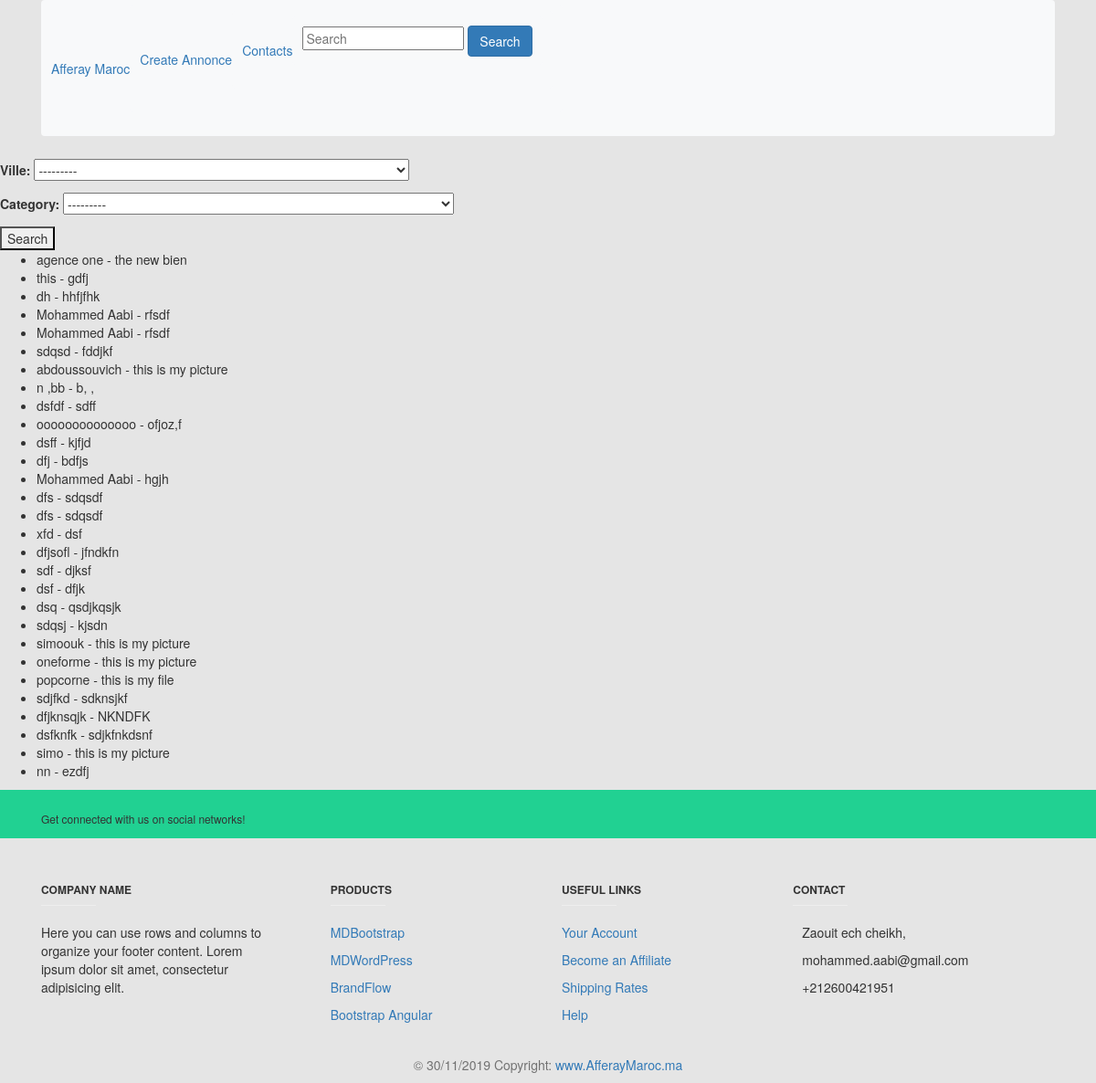
/Product/Filter/, run on the app's committed database.
### Product/models.py (models this page shows, shortened)
class Product(models.Model):
	CATEGORY =  (('','_______________________Voiture _______________________'),
				 ('Citroen','Citroen'),
				 ('Cat cat','Cat cat'),
				 ('Renault 19','Renault 19'),)
	Ville   = (('','_______________________Ville _______________________'),
		       ('Agadir','Agadir'),
		       ('Rabat','Rabat'),
		       ('Casablanca','Casablanca'),
		       ('Tanger','Tanger'),
		      )
	Nom_Produit              =models.CharField(max_length=200,blank=True,null=True)
	Description      =models.TextField(blank=True,null=True)
	Category         =models.CharField(max_length=600,choices=CATEGORY)
	Ville            =models.CharField(max_length=600,choices=Ville)
	Created          =models.DateTimeField(auto_now_add=True)
	updated_at       =models.DateTimeField(auto_now=True)
	slug             =models.SlugField(null=True,blank=True)
	Price            =models.CharField(max_length=200,blank=True,null=True)
	Nom_Annonceur    =models.CharField(max_length=200,blank=True,null=True)
	phone_Number     =models.PositiveIntegerField(default=0)
	class Meta:
	    ordering = ['-Created']

### Product/views.py (the view)
# urls.py: path(r'Filter/', views.Filter, name='Filter'),
def Filter(request):
    product_list = Product.objects.all()
    user_filter = UserFilter(request.GET, queryset=product_list)
    return render(request, 'Product/p_list.html', {'filter': user_filter})

### Product/templates/Product/p_list.html
{% extends 'Product/base.html' %}
{% block slider %}
  <form method="get">
    {{ filter.form.as_p }}
    <button type="submit">Search</button>
  </form>
  <ul>
  {% for user in filter.qs %}
    <li>{{ user.Nom_Produit }} - {{ user.Description }}</li>
  {% empty %}
   <li> Not existe that product </li>
  {% endfor %}
  </ul>
{% endblock %}

### Product/templates/Product/base.html (shortened to what this page needs)
{% load  staticfiles %}
{% load crispy_forms_tags %}
{% load static %}
<!DOCTYPE html>
<html>
<head>
    <link rel="stylesheet" href="https://stackpath.bootstrapcdn.com/bootstrap/4.4.1/css/bootstrap.min.css">
      <link href="{% static 'css/bootstrap.min.css' %}" rel="stylesheet">
      <link href="{% static 'css/cropper.min.css' %}" rel="stylesheet">
</head>
<body   style="background:rgba(0,0,0,0.1);">
    <div class="container">
      <nav class="navbar navbar-expand-lg navbar-light bg-light">
          <a  href="{% url "Homepage" %}">Afferay Maroc</a>
           <nav class="navbar navbar-expand-lg navbar-light bg-light">
          <a  href="{% url "Createproduct" %}">Create Annonce</a>
           <nav class="navbar navbar-expand-lg navbar-light bg-light">
          <a  href="{% url "contacts_view" %}">Contacts</a>
                    <nav class="navbar navbar-expand-lg navbar-light bg-light">
          <div style="float: right;">
            <form method='GET' action=''>
                <input type='text' name='q' placeholder='Search' value='{{ request.GET.q }}'/>
                <input class="btn btn-primary" type='submit' value='Search' />
            </form>
          </div>
      </nav>
    </div>
    <div class="mt-2">
      {% block slider %}
      {% endblock%}
    </div>
    <div class=" mx-1 row">
        <div class="col-sm-12">
          <div class="row">
            <div class="col-sm-1">
            </div>
            <div class="col-sm-10">
            </div>
            <div class="col-sm-1">
            </div>
          </div>
        </div>
    </div>
      {% include "Product/footer.html" %}
</body>

### Product/templates/Product/footer.html (shortened to what this page needs)
<footer class="page-footer font-small blue-grey lighten-5">
  <div style="background-color: #21d192;">
    <div class="container">
      <div class="row py-4 d-flex align-items-center">
        <div class="col-md-6 col-lg-5 text-center text-md-left mb-4 mb-md-0">
          <h6 class="mb-0">Get connected with us on social networks!</h6>
        </div>
        <div class="col-md-6 col-lg-7 text-center text-md-right">
          <a class="fb-ic">
          </a>
          <a class="tw-ic">
          </a>
          <a class="gplus-ic">
          </a>
          <a class="li-ic">
          </a>
        </div>
      </div>
    </div>
  </div>
  <div class="container text-center text-md-left mt-5">
    <div class="row mt-3 dark-grey-text">
      <div class="col-md-3 col-lg-4 col-xl-3 mb-4">
        <h6 class="text-uppercase font-weight-bold">Company name</h6>
        <hr class="teal accent-3 mb-4 mt-0 d-inline-block mx-auto" style="width: 60px;">
        <p>Here you can use rows and columns to organize your footer content. Lorem ipsum dolor sit amet,
          consectetur
          adipisicing elit.</p>
      </div>
      <div class="col-md-2 col-lg-2 col-xl-2 mx-auto mb-4">
        <h6 class="text-uppercase font-weight-bold">Products</h6>
        <hr class="teal accent-3 mb-4 mt-0 d-inline-block mx-auto" style="width: 60px;">
        <p>
          <a class="dark-grey-text" href="#!">MDBootstrap</a>
        </p>
        <p>
          <a class="dark-grey-text" href="#!">MDWordPress</a>
        </p>
        <p>
          <a class="dark-grey-text" href="#!">BrandFlow</a>
        </p>
        <p>
          <a class="dark-grey-text" href="#!">Bootstrap Angular</a>
        </p>
      </div>
      <div class="col-md-3 col-lg-2 col-xl-2 mx-auto mb-4">
        <h6 class="text-uppercase font-weight-bold">Useful links</h6>
        <hr class="teal accent-3 mb-4 mt-0 d-inline-block mx-auto" style="width: 60px;">
        <p>
          <a class="dark-grey-text" href="#!">Your Account</a>
        </p>
        <p>
          <a class="dark-grey-text" href="#!">Become an Affiliate</a>
        </p>
        <p>
          <a class="dark-grey-text" href="#!">Shipping Rates</a>
        </p>
        <p>
          <a class="dark-grey-text" href="#!">Help</a>
        </p>
      </div>
      <div class="col-md-4 col-lg-3 col-xl-3 mx-auto mb-md-0 mb-4">
        <h6 class="text-uppercase font-weight-bold">Contact</h6>
        <hr class="teal accent-3 mb-4 mt-0 d-inline-block mx-auto" style="width: 60px;">
        <p>
           Zaouit ech cheikh,</p>
        <p>
           mohammed.aabi@gmail.com</p>
        <p>
           +212600421951</p>
      </div>
    </div>
  </div>
  <div class="footer-copyright text-center text-black-50 py-3">© 30/11/2019 Copyright:
    <a class="dark-grey-text" href="https://mdbootstrap.com/education/bootstrap/"> www.AfferayMaroc.ma</a>
  </div>
</footer>

### data on the page
Product: Nom_Produit "agence one", Description "the new bien"
Product: Nom_Produit "this", Description "gdfj"
Product: Nom_Produit "dh", Description "hhfjfhk"
Product: Nom_Produit "Mohammed Aabi", Description "rfsdf"
Product: Nom_Produit "Mohammed Aabi", Description "rfsdf"
Product: Nom_Produit "sdqsd", Description "fddjkf"
Product: Nom_Produit "abdoussouvich", Description "this is my picture"
Product: Nom_Produit "n ,bb", Description "b, ,"
Product: Nom_Produit "dsfdf", Description "sdff"
Product: Nom_Produit "oooooooooooooo", Description "ofjoz,f"
Product: Nom_Produit "dsff", Description "kjfjd"
Product: Nom_Produit "dfj", Description "bdfjs"
Product: Nom_Produit "Mohammed Aabi", Description "hgjh"
Product: Nom_Produit "dfs", Description "sdqsdf"
Product: Nom_Produit "dfs", Description "sdqsdf"
Product: Nom_Produit "xfd", Description "dsf"
Product: Nom_Produit "dfjsofl", Description "jfndkfn"
Product: Nom_Produit "sdf", Description "djksf"
Product: Nom_Produit "dsf", Description "dfjk"
Product: Nom_Produit "dsq", Description "qsdjkqsjk"
Product: Nom_Produit "sdqsj", Description "kjsdn"
Product: Nom_Produit "simoouk", Description "this is my picture"
Product: Nom_Produit "oneforme", Description "this is my picture"
Product: Nom_Produit "popcorne", Description "this is my file"
Product: Nom_Produit "sdjfkd", Description "sdknsjkf"
Product: Nom_Produit "dfjknsqjk", Description "NKNDFK"
Product: Nom_Produit "dsfknfk", Description "sdjkfnkdsnf"
Product: Nom_Produit "simo", Description "this is my picture"
Product: Nom_Produit "nn", Description "ezdfj"
